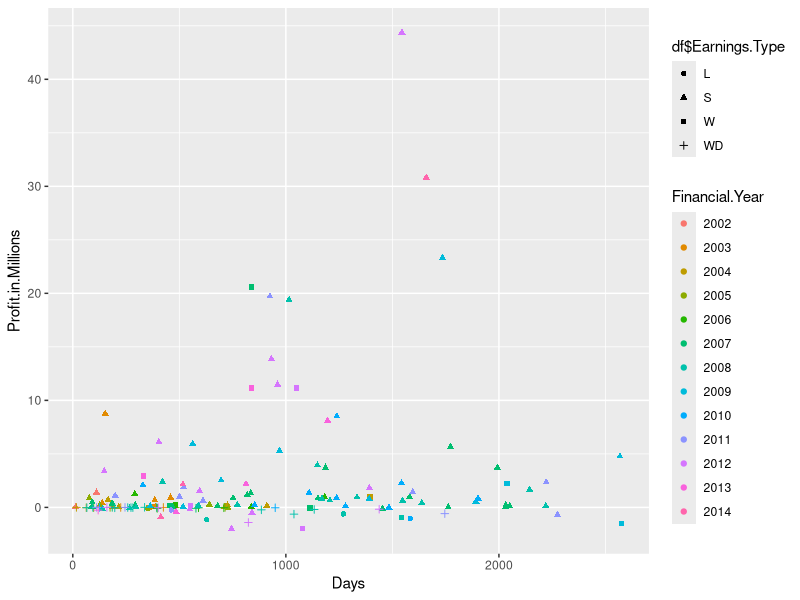
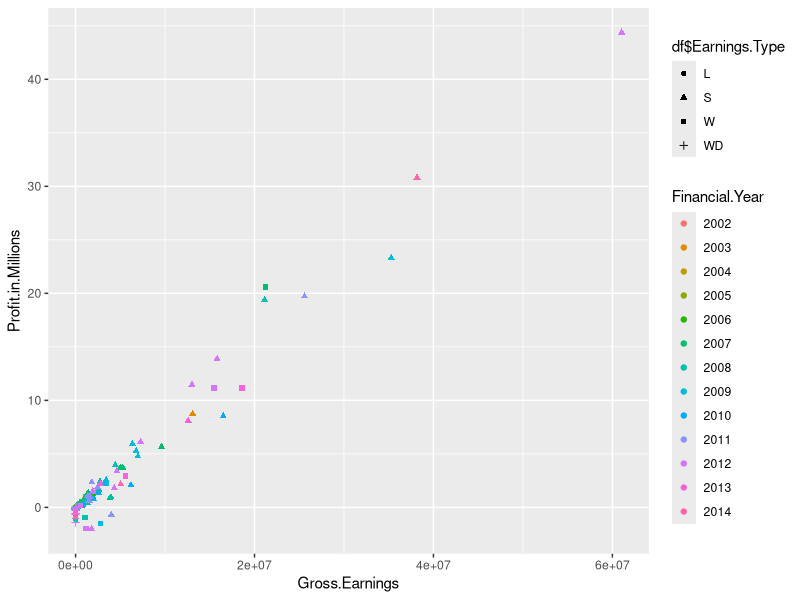
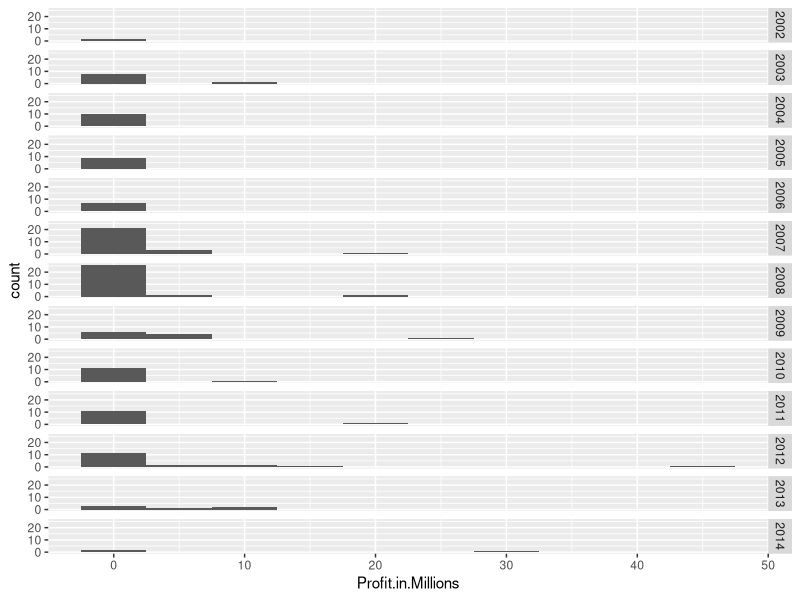
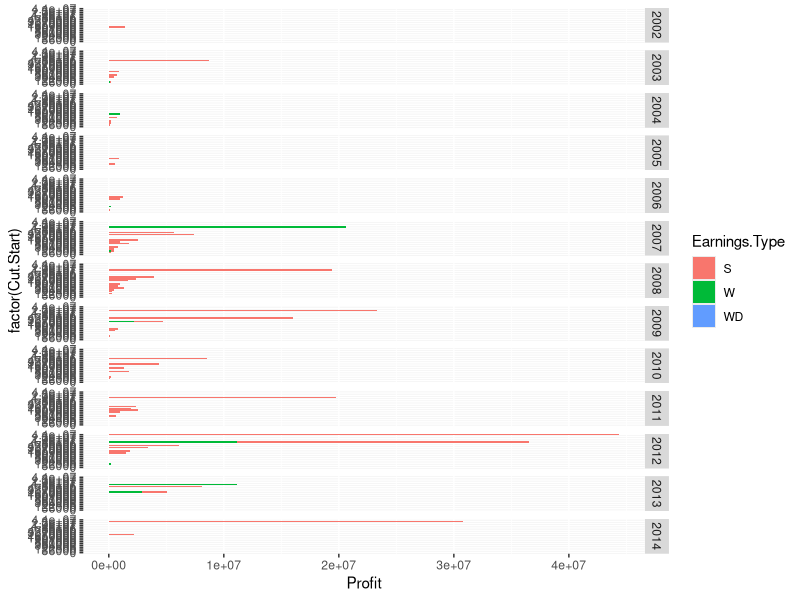
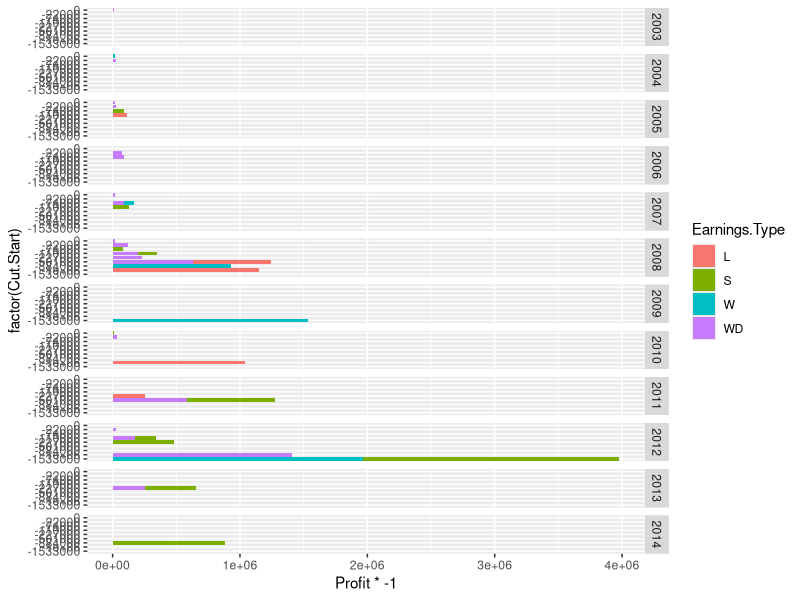
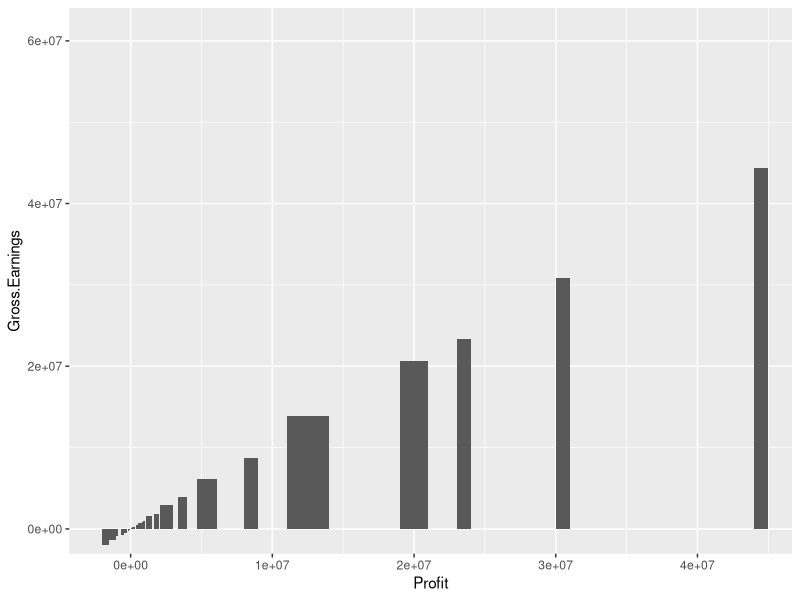
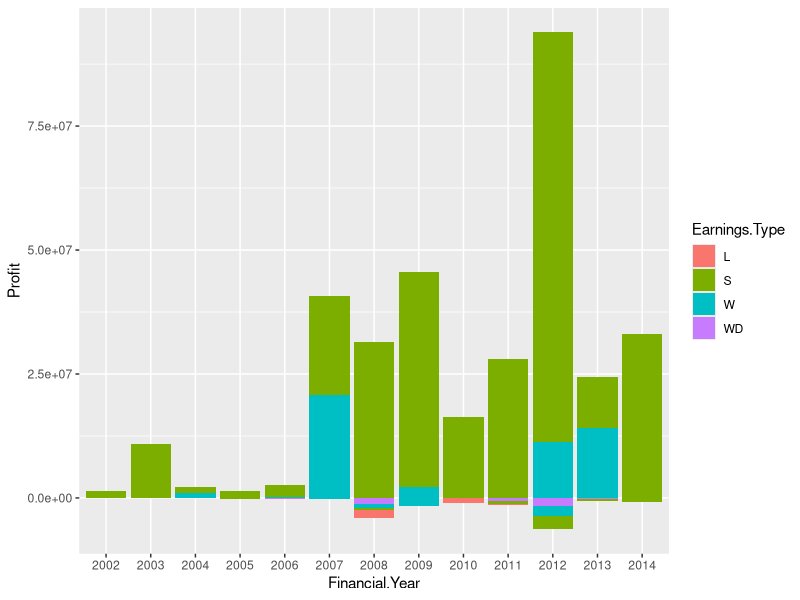

Generate these figures, in order, with R: (Note: this script raises an error after producing the figures.)
## ---- chunk 1

require(ggplot2)

## ---- chunk 2
options(stringsAsFactors=F)
#require(plyr)
df=read.csv("20140805_Raw_Data.csv",stringsAsFactors=F) #legacy name
#df=(df[order(df$Profit.in.Millions),])
df$Profit.in.Millions=df$Profit/1e6
df$Opening.Date=as.Date(df$Opening.Date,"%d-%b-%y")
df$Withdrawl.Date=as.Date(df$Withdrawl.Date,"%d-%b-%y")
df$Financial.Year=factor(df$Financial.Year,levels=sort(unique(df$Financial.Year)))
str(df)
## ---- chunk 3
require(ggplot2)
require(scales)
gscat=ggplot(df,aes(x=Days,y=Profit.in.Millions,color=Financial.Year,group=df$Earnings.Type))+geom_point(aes(shape=df$Earnings.Type))
print(gscat)
gscat=ggplot(df,aes(x=Gross.Earnings,y=Profit.in.Millions,color=Financial.Year,group=df$Earnings.Type))+geom_point(aes(shape=df$Earnings.Type))
print(gscat)
## ---- chunk 4
ghist=ggplot(df,aes(x=Profit.in.Millions)) + geom_histogram(binwidth=5)+facet_grid(Financial.Year~.)
print(ghist)
## ---- chunk 5
df=df[order(df$Cut.Start,df$Earnings.Type),]
gbar=ggplot(df[df$Profit>0,],aes(x=factor(Cut.Start),y=Profit,fill=Earnings.Type))+geom_bar(stat="identity",)+facet_grid(Financial.Year~.)+coord_flip()
print(gbar)
gbar=ggplot(df[df$Profit<=0,],aes(x=factor(Cut.Start),y=Profit*-1,fill=Earnings.Type))+geom_bar(stat="identity",)+facet_grid(Financial.Year~.)+coord_flip()
print(gbar)
## ---- chunk 6
df$base=0
gspiffy=ggplot(df,aes(x=Profit,y=Gross.Earnings))+geom_rect(xmin=df$Cut.Start,xmax=df$Cut.End,ymin=df$base,ymax=df$Profit)
print(gspiffy)
## ---- chunk 7
df=df[order(df$Financial.Year,df$Earnings.Type,df$Profit),]
gbb=ggplot(df,aes(x=Financial.Year))+
  geom_bar(data = subset(df, Profit>0),aes(y=Profit,fill=Earnings.Type),stat="identity")+
  geom_bar(data = subset(df, Profit<=0),aes(y=Profit,fill=Earnings.Type),stat="identity")
#scale_fill_gradient2(low = muted("red"),mid = "white", high = muted("black"), midpoint = 0,space = "rgb")
#facet_grid(Financial.Year~.)+coord_flip()
print(gbb)

## ---- chunk 8
df=df[order(df$Financial.Year,df$Profit),]
df$pl="P"
df$pl[df$Profit<=0]="L"
gbb=ggplot(df,aes(x=Financial.Year))+
  geom_bar(data = subset(df, pl=="P"),aes(y=Profit.in.Millions,fill=Profit.in.Millions),stat="identity")+
  geom_bar(data = subset(df, pl=="L"),aes(y=Profit.in.Millions,fill=Profit.in.Millions),stat="identity")+
   scale_y_continuous(labels = comma) +  theme_bw()+
  ylab("Profit - Loss") + 
  geom_hline(yintercept = 0,colour = "black") +
scale_fill_gradient2(low = muted("red"),mid = "white", high = muted("black"), midpoint = 0,space = "rgb")
print(gbb)

## ---- chunk 9
df=df[order(df$Financial.Year,df$Profit),]
df$pl="P"
df$pl[df$Profit<=0]="L"
gbb3=ggplot(df,aes(x=Financial.Year))+
  geom_bar(data = subset(df, pl=="P"),aes(y=Profit.in.Millions,fill=Earnings.Type),stat="identity")+
  geom_bar(data = subset(df, pl=="L"),aes(y=Profit.in.Millions,fill=Earnings.Type),stat="identity")+
   scale_y_continuous(labels = comma, limits=c(-50,50)) +  theme_bw()+
  ylab("Profit - Loss") + 
  geom_hline(yintercept = 0,colour = "black") 
print(gbb3)

